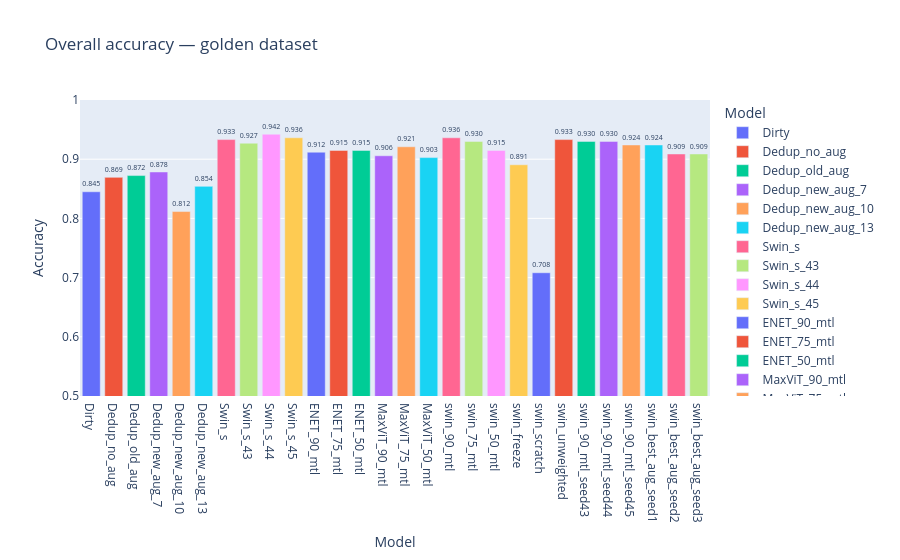
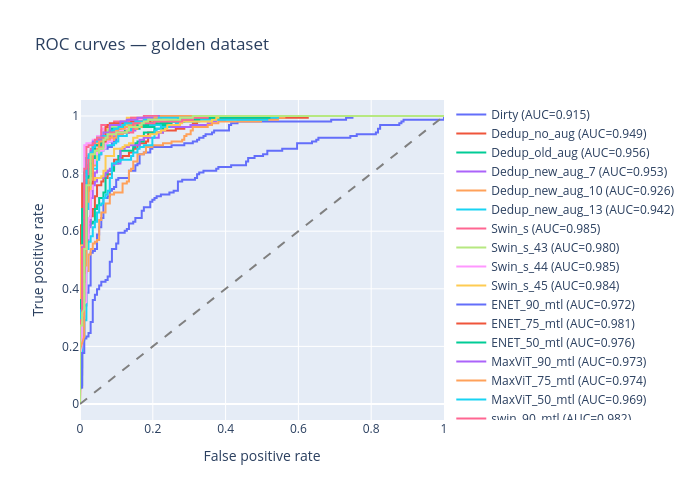
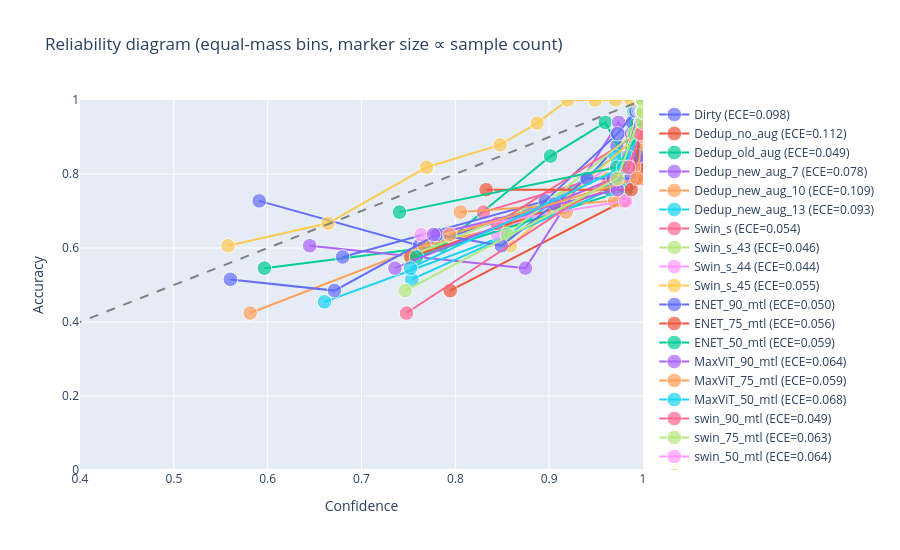

Notebook code for these charts, in order:
### Code cell
# ── Compute all metrics first ─────────────────────────────────────────────────
metrics = {}
rows = []
for name, df in results.items():
    fpr, tpr, _ = roc_curve(df["true_label"], df["p_rotten"])
    auc = roc_auc_score(df["true_label"], df["p_rotten"])
    ece, bins = compute_ece(df["true_label"], df["pred"], df["confidence"])
    prec, rec, f1, _ = precision_recall_fscore_support(
        df["true_label"], df["pred"], average="binary", pos_label=1, zero_division=0
    )
    metrics[name] = {"fpr": fpr, "tpr": tpr, "auc": auc, "ece": ece, "bins": bins}
    rows.append({
        "Model":       name,
        "Accuracy":    df["correct"].mean(),
        "AUC-ROC":     auc,
        "ECE":         ece,
        "Brier":       brier_score_loss(df["true_label"], df["p_rotten"]),
        "Mean conf.":  df["confidence"].mean(),
        "Precision":   prec,
        "Recall":      rec,
        "F1":          f1,
        "N":           len(df),
    })

# ── Summary table (before figures) ────────────────────────────────────────────
summary = pd.DataFrame(rows).set_index("Model")
higher_better = ["Accuracy", "AUC-ROC", "F1", "Precision", "Recall"]
lower_better  = ["ECE", "Brier"]

def rank_highlight(col, ascending):
    """Color top 3 distinct values: dark > medium > light green."""
    ranks = col.rank(ascending=ascending, method='dense')
    colors = {
        1: 'background-color:#4C9B36; color:black; weight:bold;',  
        2: 'background-color:#97D586 ; color:black',             
        3: 'background-color:#B4E1A8; color:black',       
    }
    return [colors.get(int(r), '') for r in ranks]

display(summary.style
    .format("{:.4f}", subset=summary.columns.difference(["N"]))
    .apply(lambda c: rank_highlight(c, ascending=False), subset=higher_better)
    .apply(lambda c: rank_highlight(c, ascending=True),  subset=lower_better)
)

# ── Overall accuracy bar chart ─────────────────────────────────────────────────
overall = summary[["Accuracy"]].reset_index()
fig1 = px.bar(overall, x="Model", y="Accuracy", text_auto=".3f",
              title="Overall accuracy — golden dataset",
              color="Model", range_y=[0.5, 1.0])
fig1.update_traces(textposition="outside")
fig1.show()

# ── ROC curves ────────────────────────────────────────────────────────────────
fig_roc = go.Figure()
for name, m in metrics.items():
    fig_roc.add_trace(go.Scatter(x=m["fpr"], y=m["tpr"], mode="lines",
                                 name=f"{name} (AUC={m['auc']:.3f})"))
fig_roc.add_trace(go.Scatter(x=[0, 1], y=[0, 1], mode="lines",
                             line=dict(dash="dash", color="gray"), name="Random"))
fig_roc.update_layout(title="ROC curves — golden dataset",
                      xaxis_title="False positive rate", yaxis_title="True positive rate",
                      height=500, width=700)
fig_roc.show()

# ── Reliability diagram ───────────────────────────────────────────────────────
# Reliability diagram — equal-mass (quantile) bins + marker size ∝ sample count
# Fixes the jaggedness from sparse equal-width bins; legend click still toggles each trace
N_BINS_VIS = 10
fig_ece = go.Figure()
for name, df in results.items():
    conf = df["confidence"].values
    correct = df["correct"].values.astype(int)
    edges = np.quantile(conf, np.linspace(0, 1, N_BINS_VIS + 1))
    edges[0], edges[-1] = 0.0, 1.0
    xs, ys, counts = [], [], []
    for i in range(N_BINS_VIS):
        lo, hi = edges[i], edges[i + 1]
        m = (conf >= lo) & (conf < hi) if i < N_BINS_VIS - 1 else (conf >= lo) & (conf <= hi)
        if m.sum() < 2:
            continue
        xs.append(float(conf[m].mean()))
        ys.append(float(correct[m].mean()))
        counts.append(int(m.sum()))
    fig_ece.add_trace(go.Scatter(
        x=xs, y=ys, mode="lines+markers",
        marker=dict(size=[6 + float(np.sqrt(c)) * 1.5 for c in counts]),
        customdata=counts,
        hovertemplate="conf=%{x:.3f}<br>acc=%{y:.3f}<br>n=%{customdata}<extra></extra>",
        name=f"{name} (ECE={metrics[name]['ece']:.3f})",
    ))
fig_ece.add_trace(go.Scatter(
    x=[0, 1], y=[0, 1], mode="lines",
    line=dict(dash="dash", color="gray"), name="Perfect calibration"
))
fig_ece.update_layout(
    title="Reliability diagram (equal-mass bins, marker size ∝ sample count)",
    xaxis_title="Confidence", yaxis_title="Accuracy",
    xaxis=dict(range=[0.4, 1.0]), yaxis=dict(range=[0, 1]),
    height=550, width=900,
    legend=dict(itemclick="toggle", itemdoubleclick="toggleothers"),
)
fig_ece.show()


# ── Per-category grouped bar chart ────────────────────────────────────────────
# per_cat = []
# for name, df in results.items():
#     cat_acc = df.groupby("produce")["correct"].mean().reset_index()
#     cat_acc.columns = ["produce", "accuracy"]
#     cat_acc["model"] = name
#     per_cat.append(cat_acc)

# per_cat_df = pd.concat(per_cat)

# fig2 = px.bar(per_cat_df, x="produce", y="accuracy", color="model",
#               barmode="group", title="Per-category accuracy - golden dataset",
#               range_y=[0, 1.0], text_auto=".2f")
# fig2.update_layout(xaxis_tickangle=-45, height=500)
# fig2.show()

# ── Heatmap ───────────────────────────────────────────────────────────────────
# pivot = per_cat_df.pivot(index="model", columns="produce", values="accuracy")

# fig3 = px.imshow(pivot, text_auto=".2f", aspect="auto",
#                  color_continuous_scale="RdYlGn", range_color=[0.5, 1.0],
#                  title="Accuracy heatmap — model vs category")
# fig3.show()

# OOD golden-set accuracy - task-critical, this is what the system will actually face
# OOD AUC-ROC - robust to class imbalance, threshold-free. Great tiebreaker when accuracies are within 1-2pp
# OOD ECE/brier - calibration matters because ripeness grading downstream reads softmax confidence
# 
# 1. Identify best dataset variation using EfficientNet STL baseline (deduplication, pre-augmentation)
#    Deduplication (old aug) has wins over no aug; however, deduplicaiton + new aug has superior performance.
#    =DEDUPLICATION (NO AUG) WINS=

# 2. Identify best STL architecture at fixed optimizer (AdamW): EfficientNet vs Swin vs MaxViT
#    SWIN WINS BY ACC

# 3. On winning arch, MTL vs STL with unified stopping criterion (primary-task loss)
#    swin_90_mtl
# 4. On winning arch, architectural ablations:
#     - freeze / finetune
#     - pretrained / random-init
#     - class-weighted / unweighted loss
# 5. Augmentation ablation on best config from (4)
    
# 6. Post-hoc: temperature scaling on val > OOD ECE check
